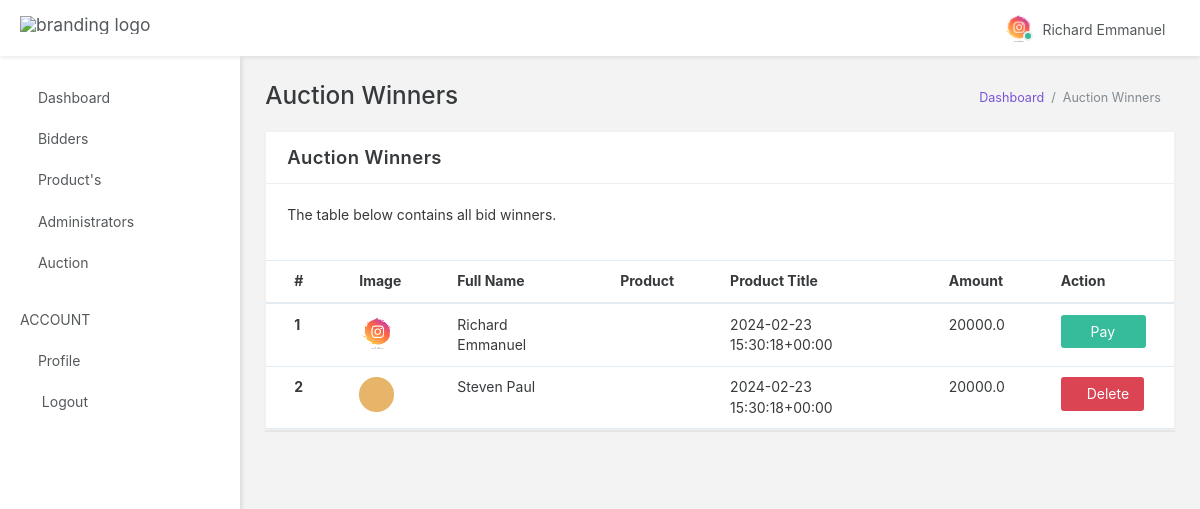
Page /auth/winners_list (signed in) on the earlier database version.
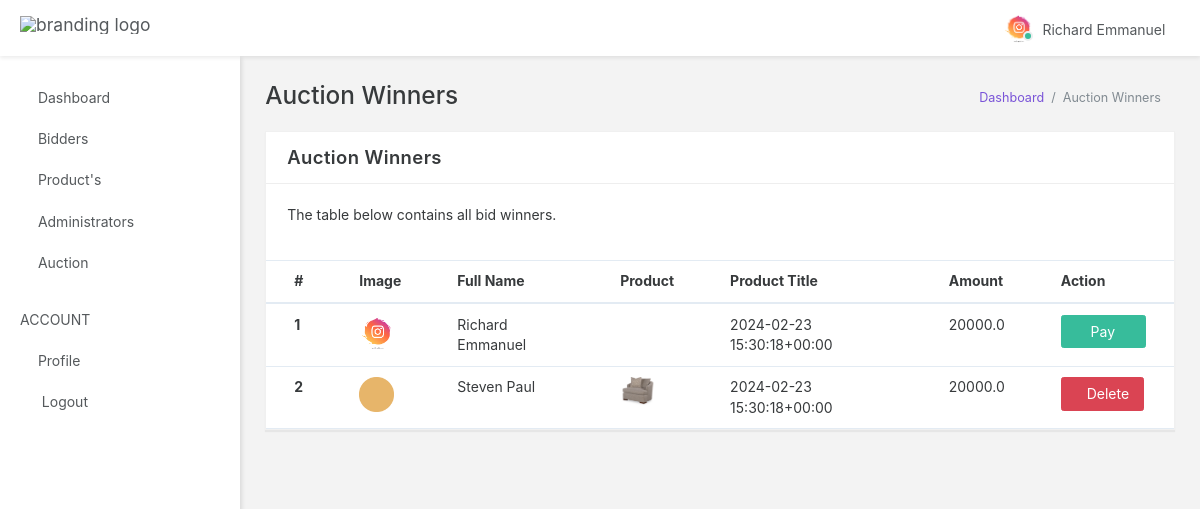
Same page on the later database version.
### Auction_auth/models.py (models this page shows, shortened)
class Furniture(models.Model):
    product_id = models.UUIDField(
        default=uuid.uuid4, primary_key=True, unique=True, editable=False)
    product_name = models.CharField(max_length=100)
    start_price = models.FloatField()
    product_desc = models.TextField()
    created = models.DateTimeField(
        verbose_name='date_created', auto_now_add=True)
    start_date_and_time = models.DateTimeField(null=True)
    end_date_and_time = models.DateTimeField(null=True)
    is_sold = models.BooleanField(default=False)
    sold_price = models.FloatField(blank=True, null=True)
    sold_to = models.ForeignKey(
        User, on_delete=models.CASCADE, blank=True, null=True)
    image = models.ImageField(null=True, blank=True, upload_to='uploads/')
    class Meta:
        db_table = 'Furniture'
        verbose_name_plural = 'Furniture'

class User(AbstractBaseUser, PermissionsMixin):
    user_id = models.UUIDField(
        default=uuid.uuid4, primary_key=True, unique=True, editable=False)
    email = models.CharField(max_length=100, db_index=True,
                             unique=True, verbose_name='email address', blank=True)
    name = models.CharField(
        max_length=100, db_index=True, blank=True, null=True)
    phone = models.CharField(
        max_length=14, db_index=True, unique=True, blank=True)
    address = models.CharField(max_length=255, null=True, blank=True)
    picture = models.ImageField(
        default='img/user.png', upload_to='uploads/', null=True)
    date_joined = models.DateTimeField(
        verbose_name='date_joined', auto_now_add=True)
    last_login = models.DateTimeField(
        verbose_name='last_login', auto_now=True, null=True)
    is_active = models.BooleanField(default=True)
    is_staff = models.BooleanField(default=False)
    is_superuser = models.BooleanField(default=False)
    USERNAME_FIELD = 'email'
    REQUIRED_FIELDS = ['name',]
    objects = UserManager()
    class Meta:
        db_table = 'Users'
        verbose_name_plural = 'Users'

### Auction_auth/views.py (the view)
# urls.py: path('auth/winners_list', ManageAuctionWinnersView.as_view(), name='winners_list'),
class ManageAuctionWinnersView(LoginRequiredMixin, ListView):
    template_name = "backend/auction/winners.html"
    def get_queryset(self):
        return [furniture for furniture in Furniture.objects.all() if furniture.sold_to]

### Templates/backend/auction/winners.html (shortened to what the changed rows need)
{% extends 'base.html' %}
{% load static %}
{% load crispy_forms_tags %}
  {% block head %}{% include 'partials/auth_head.html' %}{% endblock head %}
  {% block body %}
  <body data-open="click" data-menu="vertical-menu" data-col="2-columns" class="vertical-layout vertical-menu 2-columns  fixed-navbar">
    <div class="app-content content container-fluid">
      <div class="content-wrapper">
        <div class="content-header row">
          <div class="content-header-left col-md-6 col-xs-12 mb-1">
            <h2 class="content-header-title">Auction Winners</h2>
          </div>
        </div>
        <div class="content-body">
        <div class="row">
            <div class="col-xs-12">
                <div class="card">
                    <div class="card-body collapse in">
                        <div class="table-responsive">
                            <table class="table table-hover mb-0">
                                <thead>
                                    <tr>
                                        <th>#</th>
                                        <th>Image</th>
                                        <th>Full Name</th>
                                        <th>Product</th>
                                        <th>Product Title</th>
                                        <th>Amount</th>
                                        <th>Action</th>
                                    </tr>
                                </thead>
                                <tbody>
                                {% if object_list %}
                                    {% for object in object_list %}
                                    <tr>
                                        <th scope="row">{{ forloop.counter}}</th>
                                        <td><a href="{{object.sold_to.picture.url}}"><img src="{{object.sold_to.picture.url}}" width="35" alt=""></a></td>
                                        <td>{{ object.sold_to.name }}</td>
                                        <td><a href="{{object.image.url}}"><img src="{{object.image.url}}" width="35" alt=""></a></td>
                                        <td>{{ object.product_name }}</td>
                                        <td>{{ object.sold_price }}</td>
                                        {% if request.user.is_staff %}
                                          {% if request.user.user_id == object.sold_to.user_id and not object.is_sold %}
                                          <td>
                                            <a href="{% url 'auth:make_payment' object.product_id %}" class="btn btn-success" style="cursor: pointer;"> <i class="icon-cash"></i> Pay &nbsp;&nbsp;&nbsp;</a>
                                          </td>
                                          {% else %}
                                          <td>
                                            <a href="" class="btn btn-danger" data-toggle="modal" data-target="#deleteModal{{forloop.counter}}" style="cursor: pointer;"> <i class="icon-ios-trash"></i>Delete</a>
                                          </td>
                                          {% endif %}
                                        {% elif request.user.user_id == object.sold_to.user_id and not object.is_sold %}
                                          <td>
                                            <a href="{% url 'auth:make_payment' object.product_id %}" class="btn btn-success" style="cursor: pointer;"> <i class="icon-cash"></i> Pay &nbsp;&nbsp;&nbsp;</a>
                                          </td>
                                          {% else %}
                                          <td>
                                            <a href="{% url 'auth:winner' object.product_id %}" class="btn btn-success" style="cursor: pointer;"> <i class="icon-eye"></i> View &nbsp;&nbsp;&nbsp;</a>
                                          </td>
                                        {% endif %}
                                    </tr>
                                    {% endfor %}
                                {% endif %}
                                </tbody>
                            </table>
                        </div>
                    </div>
                </div>
            </div>
        </div>
        </div>
      </div>
    </div>
</body>
{% endblock body %}

Differences in the rows shown:
changed Furniture "Steven Paul": image "uploads/furniture2.png" → "uploads/furniture1.png" (drawn); image: picture added
